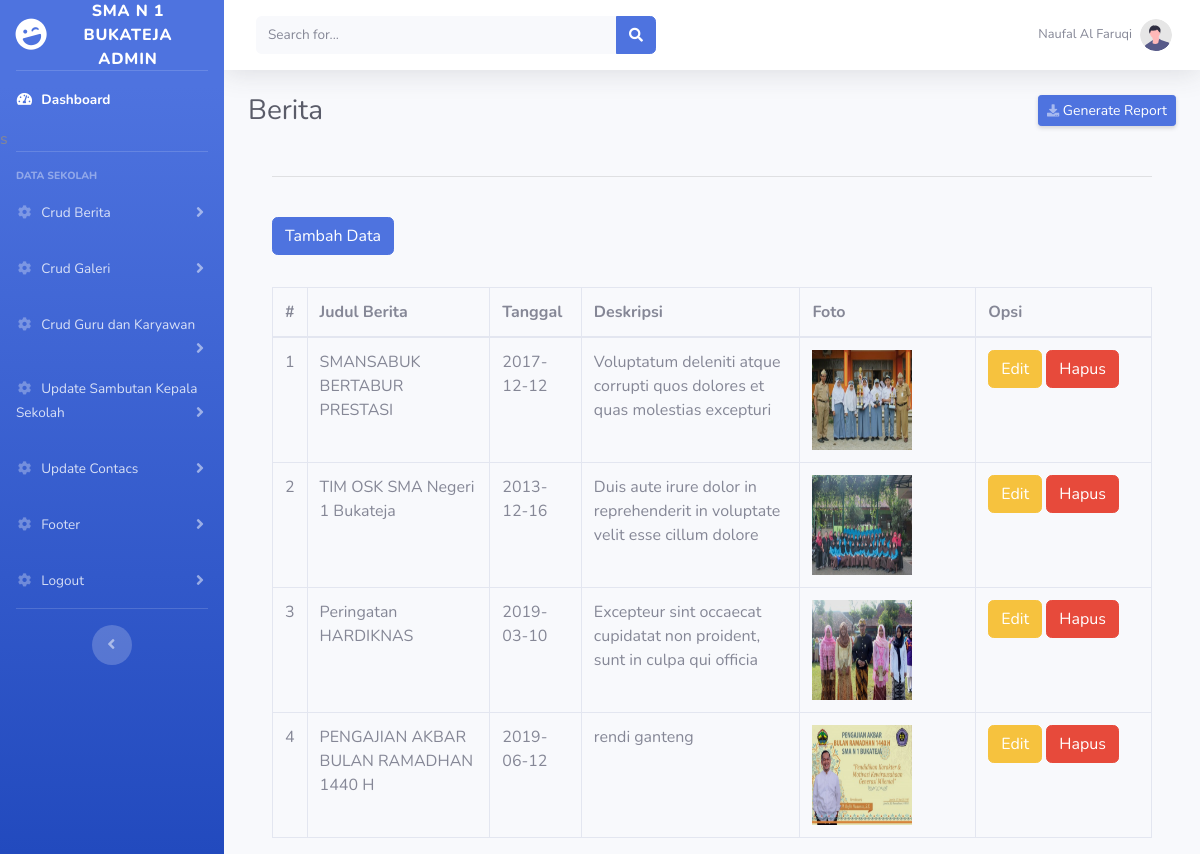
The app's page /indexBerita.php with its own data.
### tables this page shows
CREATE TABLE `berita` (
  `id` int(11) NOT NULL,
  `Gambar` varchar(250) NOT NULL,
  `judul_berita` varchar(150) NOT NULL,
  `deskripsi` varchar(1000) NOT NULL,
  `tanggal` date NOT NULL
);

### indexBerita.php (the view, shortened to what this page needs)
<!DOCTYPE html>
<html lang="en">
<head>
    <link href="assets/vendor/fontawesome-free/css/all.min.css" rel="stylesheet" type="text/css">
    <link href="assets/css/sb-admin-2.min.css" rel="stylesheet">
</head>
<body id="page-top">
    <div id="wrapper">
        <ul class="navbar-nav bg-gradient-primary sidebar sidebar-dark accordion" id="accordionSidebar">
            <a class="sidebar-brand d-flex align-items-center justify-content-center" href="index.html">
                <div class="sidebar-brand-icon rotate-n-15">
                    <i class="fas fa-laugh-wink"></i>
                </div>
                <div class="sidebar-brand-text mx-3">SMA N 1 Bukateja Admin</div>
            </a>
            <hr class="sidebar-divider my-0">
            <li class="nav-item active">
                <a class="nav-link" href="indexadmin.php">
                    <i class="fas fa-fw fa-tachometer-alt"></i>
                    <span>Dashboard</span></a>
            </li>
            s
            <hr class="sidebar-divider">
            <div class="sidebar-heading">
                Data Sekolah
            </div>
            <li class="nav-item">
                <a class="nav-link collapsed" href="indexBerita.php" data-toggle="collapse" data-target="#collapseTwo"
                    aria-expanded="true" aria-controls="collapseTwo">
                    <i class="fas fa-fw fa-cog"></i>
                    <span>Crud Berita</span>
                </a>
            </li>
            <li class="nav-item">
                <a class="nav-link collapsed" href="indexGaleri.php" data-toggle="collapse" data-target="#collapseTwo"
                    aria-expanded="true" aria-controls="collapseTwo">
                    <i class="fas fa-fw fa-cog"></i>
                    <span>Crud Galeri</span>
                </a>
            </li>
             <li class="nav-item">
                <a class="nav-link collapsed" href="indexGuruKaryawan.php" data-toggle="collapse" data-target="#collapseTwo"
                    aria-expanded="true" aria-controls="collapseTwo">
                    <i class="fas fa-fw fa-cog"></i>
                    <span>Crud Guru dan Karyawan</span>
                </a>
            </li>
            <li class="nav-item">
                <a class="nav-link collapsed" href="indexSambutan.php" data-toggle="collapse" data-target="#collapseTwo"
                    aria-expanded="true" aria-controls="collapseTwo">
                    <i class="fas fa-fw fa-cog"></i>
                    <span>Update Sambutan Kepala Sekolah</span>
                </a>
            </li>
            <li class="nav-item">
                <a class="nav-link collapsed" href="#" data-toggle="collapse" data-target="#collapseTwo"
                    aria-expanded="true" aria-controls="collapseTwo">
                    <i class="fas fa-fw fa-cog"></i>
                    <span>Update Contacs</span>
                </a>
            </li>
            <li class="nav-item">
                <a class="nav-link collapsed" href="#" data-toggle="collapse" data-target="#collapseTwo"
                    aria-expanded="true" aria-controls="collapseTwo">
                    <i class="fas fa-fw fa-cog"></i>
                    <span>Footer</span>
                </a>
            </li>
			<li class="nav-item">
                <a class="nav-link collapsed" href="index.php" data-toggle="collapse" data-target="#collapseTwo"
                    aria-expanded="true" aria-controls="collapseTwo">
                    <i class="fas fa-fw fa-cog"></i>
                    <span>Logout</span>
                </a>
            </li>
            <hr class="sidebar-divider d-none d-md-block">
            <div class="text-center d-none d-md-inline">
                <button class="rounded-circle border-0" id="sidebarToggle"></button>
            </div>
        </ul>
        <div id="content-wrapper" class="d-flex flex-column">
            <div id="content">
                <nav class="navbar navbar-expand navbar-light bg-white topbar mb-4 static-top shadow">
                    <form
                        class="d-none d-sm-inline-block form-inline mr-auto ml-md-3 my-2 my-md-0 mw-100 navbar-search">
                        <div class="input-group">
                            <input type="text" class="form-control bg-light border-0 small" placeholder="Search for..."
                                aria-label="Search" aria-describedby="basic-addon2">
                            <div class="input-group-append">
                                <button class="btn btn-primary" type="button">
                                    <i class="fas fa-search fa-sm"></i>
                                </button>
                            </div>
                        </div>
                    </form>
                    <ul class="navbar-nav ml-auto">
                        <li class="nav-item dropdown no-arrow">
                            <a class="nav-link dropdown-toggle" href="#" id="userDropdown" role="button"
                                data-toggle="dropdown" aria-haspopup="true" aria-expanded="false">
                                <span class="mr-2 d-none d-lg-inline text-gray-600 small">Naufal Al Faruqi</span>
                                <img class="img-profile rounded-circle"
                                    src="img/undraw_profile.svg">
                            </a>
                        </li>
                    </ul>
                </nav>
                <div class="container-fluid">
                    <div class="d-sm-flex align-items-center justify-content-between mb-4">
                        <h1 class="h3 mb-0 text-gray-800">Berita</h1>
                        <a href="#" class="d-none d-sm-inline-block btn btn-sm btn-primary shadow-sm"><i
                                class="fas fa-download fa-sm text-white-50"></i> Generate Report</a>
                    </div>
	<div class="container mt-5 ">
		<hr>
		<br>
		<a href="insert.php" class="btn btn-primary mb-2">Tambah Data</a>
		<table class="table table-bordered mt-4" id="myTable">
			<thead>
				<tr>
					<th scope="col" width="1%">#</th>
					<th scope="col">Judul Berita</th>
					<th scope="col">Tanggal</th>
					<th scope="col">Deskripsi</th>
					<th scope="col" width="20%">Foto</th>
					<th scope="col" width="20%">Opsi</th>
				</tr>
			</thead>
			<tbody>
				<?php
				include 'config.php';
				$no = 1;
				$get_data = mysqli_query($koneksi,"SELECT * FROM berita");
				while ($data = mysqli_fetch_array($get_data)) {
					?>
					<tr>
						<td><?php echo $no++; ?></td>
						<td><?php echo $data['judul_berita']; ?></td>
						<td><?php echo $data['tanggal']; ?></td>
						<td><?php echo $data['deskripsi']; ?></td>
						<td>
							<?php
							if ($data['Gambar'] == "") { ?>
								<img src="https://via.placeholder.com/500x500.png?text=INSERT+FOTO" style="width:100px;height:100px;">
							<?php }else{ ?>
								<img src="foto/<?php echo $data['Gambar']; ?>" style="width:100px;height:100px;">
							<?php } ?>
						</td>
						<td>
							<a href="edit.php?id=<?php echo $data['id'] ?>" class="btn btn-warning text-white">Edit</a>
							<a href="delete.php?id=<?php echo $data['id'] ?>" class="btn btn-danger">Hapus</a>
						</td>
					</tr>
				<?php } ?>
			</tbody>
		</table>
	</div>
</body>
</html>

### records on screen
berita: judul_berita "SMANSABUK BERTABUR PRESTASI", tanggal "2017-12-12", deskripsi "Voluptatum deleniti atque corrupti quos dolores et quas molestias excepturi", Gambar (picture)
berita: judul_berita "TIM OSK SMA Negeri 1 Bukateja", tanggal "2013-12-16", deskripsi "Duis aute irure dolor in reprehenderit in voluptate velit esse cillum dolore", Gambar (picture)
berita: judul_berita "Peringatan HARDIKNAS", tanggal "2019-03-10", deskripsi "Excepteur sint occaecat cupidatat non proident, sunt in culpa qui officia", Gambar (picture)
berita: judul_berita "PENGAJIAN AKBAR BULAN RAMADHAN 1440 H", tanggal "2019-06-12", deskripsi "rendi ganteng", Gambar (picture)
